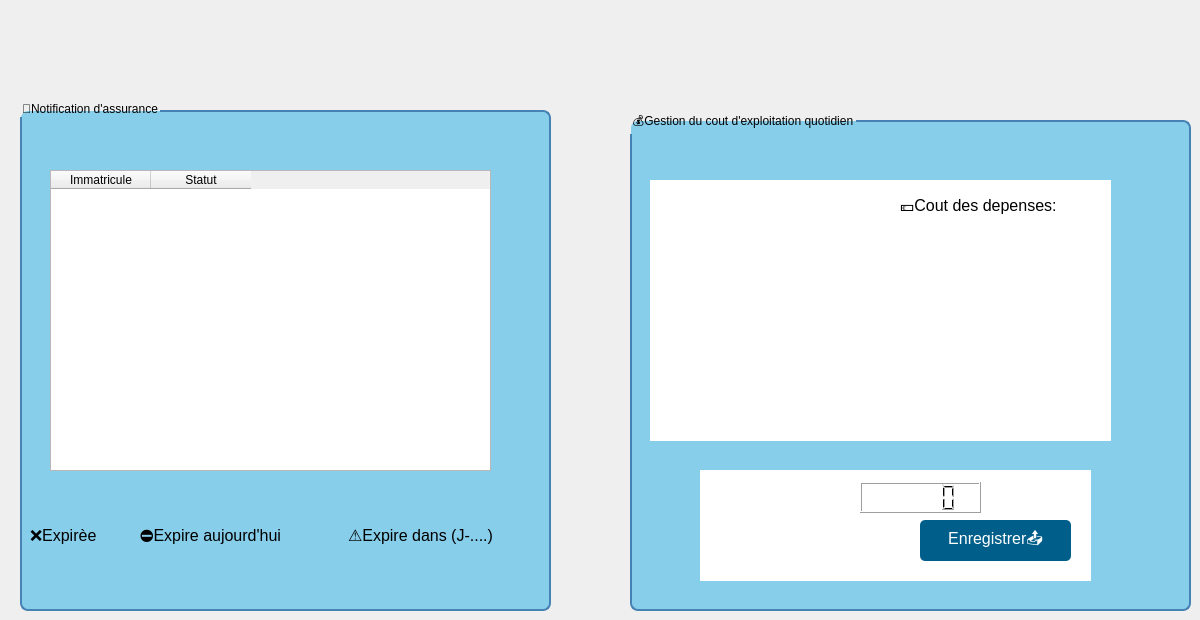
      <widget class="QWidget" name="tab_15">
       <attribute name="title">
        <string>Metiers</string>
       </attribute>
       <widget class="QGroupBox" name="groupBox_6">
        <property name="geometry">
         <rect>
          <x>20</x>
          <y>100</y>
          <width>531</width>
          <height>511</height>
         </rect>
        </property>
        <property name="styleSheet">
         <string notr="true">QGroupBox {
        font: 900 9pt &quot;Segoe UI&quot;;
        font: 900 9pt &quot;Segoe UI&quot;;
        font: 16pt &quot;Segoe UI&quot;;

        background-color: rgb(135, 206, 235);
    border: 2px solid #4682B4;
    border-radius: 8px;
    margin-top: 10px;
}
QPushButton {
    background-color: #4682B4;
    color: white;
    border-radius: 5px;
    padding: 5px;
}
QPushButton:hover {
    background-color: #5A9BD5;
}</string>
        </property>
        <property name="title">
         <string>🔔Notification d'assurance</string>
        </property>
        <widget class="QTableWidget" name="tableWidget_7">
         <property name="geometry">
          <rect>
           <x>30</x>
           <y>70</y>
           <width>441</width>
           <height>301</height>
          </rect>
         </property>
         <column>
          <property name="text">
           <string>Immatricule</string>
          </property>
         </column>
         <column>
          <property name="text">
           <string>Statut</string>
          </property>
         </column>
        </widget>
        <widget class="QLabel" name="label_111">
         <property name="geometry">
          <rect>
           <x>10</x>
           <y>420</y>
           <width>111</width>
           <height>31</height>
          </rect>
         </property>
         <property name="font">
          <font>
           <family>Segoe UI</family>
           <pointsize>12</pointsize>
           <italic>false</italic>
           <bold>false</bold>
          </font>
         </property>
         <property name="text">
          <string>❌Expirèe</string>
         </property>
        </widget>
        <widget class="QLabel" name="label_112">
         <property name="geometry">
          <rect>
           <x>120</x>
           <y>420</y>
           <width>211</width>
           <height>31</height>
          </rect>
         </property>
         <property name="font">
          <font>
           <family>Segoe UI</family>
           <pointsize>12</pointsize>
           <italic>false</italic>
           <bold>false</bold>
          </font>
         </property>
         <property name="text">
          <string>⛔Expire aujourd'hui</string>
         </property>
        </widget>
        <widget class="QLabel" name="label_113">
         <property name="geometry">
          <rect>
           <x>328</x>
           <y>420</y>
           <width>201</width>
           <height>31</height>
          </rect>
         </property>
         <property name="font">
          <font>
           <family>Segoe UI</family>
           <pointsize>12</pointsize>
           <italic>false</italic>
           <bold>false</bold>
          </font>
         </property>
         <property name="text">
          <string>⚠️Expire dans (J-....)</string>
         </property>
        </widget>
       </widget>
       <widget class="QGroupBox" name="groupBox_7">
        <property name="geometry">
         <rect>
          <x>630</x>
          <y>110</y>
          <width>561</width>
          <height>501</height>
         </rect>
        </property>
        <property name="styleSheet">
         <string notr="true">QGroupBox {
        font: 900 9pt &quot;Segoe UI&quot;;
        font: 900 9pt &quot;Segoe UI&quot;;
        font: 16pt &quot;Segoe UI&quot;;

        background-color: rgb(135, 206, 235);
    border: 2px solid #4682B4;
    border-radius: 8px;
    margin-top: 10px;
}
QPushButton {
    background-color: #4682B4;
    color: white;
    border-radius: 5px;
    padding: 5px;
}
QPushButton:hover {
    background-color: #5A9BD5;
}</string>
        </property>
        <property name="title">
         <string>💰Gestion du cout d'exploitation quotidien</string>
        </property>
        <widget class="QLabel" name="label_114">
         <property name="geometry">
          <rect>
           <x>30</x>
           <y>80</y>
           <width>141</width>
           <height>21</height>
          </rect>
         </property>
         <property name="font">
          <font>
           <family>Segoe UI</family>
           <pointsize>12</pointsize>
           <italic>false</italic>
           <bold>false</bold>
          </font>
         </property>
         <property name="text">
          <string>🔢Immatricule  :</string>
         </property>
        </widget>
        <widget class="QLineEdit" name="lineEdit_33">
         <property name="geometry">
          <rect>
           <x>50</x>
           <y>110</y>
           <width>141</width>
           <height>22</height>
          </rect>
         </property>
        </widget>
        <widget class="QLabel" name="label_115">
         <property name="geometry">
          <rect>
           <x>30</x>
           <y>160</y>
           <width>91</width>
           <height>21</height>
          </rect>
         </property>
         <property name="font">
          <font>
           <family>Segoe UI</family>
           <pointsize>12</pointsize>
           <italic>false</italic>
           <bold>false</bold>
          </font>
         </property>
         <property name="text">
          <string>📝Le jour :</string>
         </property>
        </widget>
        <widget class="QDateEdit" name="dateEdit_7">
         <property name="geometry">
          <rect>
           <x>50</x>
           <y>200</y>
           <width>141</width>
           <height>22</height>
          </rect>
         </property>
        </widget>
        <widget class="QCheckBox" name="checkBox_33">
         <property name="geometry">
          <rect>
           <x>280</x>
           <y>130</y>
           <width>91</width>
           <height>20</height>
          </rect>
         </property>
         <property name="font">
          <font>
           <family>Segoe UI</family>
           <pointsize>12</pointsize>
           <italic>false</italic>
           <bold>false</bold>
          </font>
         </property>
         <property name="text">
          <string>Carburant</string>
         </property>
        </widget>
        <widget class="QCheckBox" name="checkBox_34">
         <property name="geometry">
          <rect>
           <x>280</x>
           <y>160</y>
           <width>101</width>
           <height>20</height>
          </rect>
         </property>
         <property name="font">
          <font>
           <family>Segoe UI</family>
           <pointsize>12</pointsize>
           <italic>false</italic>
           <bold>false</bold>
          </font>
         </property>
         <property name="text">
          <string>Assurance</string>
         </property>
        </widget>
        <widget class="QCheckBox" name="checkBox_35">
         <property name="geometry">
          <rect>
           <x>280</x>
           <y>190</y>
           <width>81</width>
           <height>20</height>
          </rect>
         </property>
         <property name="font">
          <font>
           <family>Segoe UI</family>
           <pointsize>12</pointsize>
           <italic>false</italic>
           <bold>false</bold>
          </font>
         </property>
         <property name="text">
          <string>Entrtien</string>
         </property>
        </widget>
        <widget class="QCheckBox" name="checkBox_36">
         <property name="geometry">
          <rect>
           <x>280</x>
           <y>220</y>
           <width>101</width>
           <height>31</height>
          </rect>
         </property>
         <property name="font">
          <font>
           <family>Segoe UI</family>
           <pointsize>12</pointsize>
           <italic>false</italic>
           <bold>false</bold>
          </font>
         </property>
         <property name="text">
          <string>Lavage</string>
         </property>
        </widget>
        <widget class="QLineEdit" name="lineEdit_34">
         <property name="geometry">
          <rect>
           <x>380</x>
           <y>130</y>
           <width>81</width>
           <height>22</height>
          </rect>
         </property>
        </widget>
        <widget class="QLineEdit" name="lineEdit_35">
         <property name="geometry">
          <rect>
           <x>380</x>
           <y>160</y>
           <width>81</width>
           <height>22</height>
          </rect>
         </property>
        </widget>
        <widget class="QLineEdit" name="lineEdit_36">
         <property name="geometry">
          <rect>
           <x>380</x>
           <y>190</y>
           <width>81</width>
           <height>22</height>
          </rect>
         </property>
        </widget>
        <widget class="QLineEdit" name="lineEdit_37">
         <property name="geometry">
          <rect>
           <x>380</x>
           <y>220</y>
           <width>81</width>
           <height>22</height>
          </rect>
         </property>
        </widget>
        <widget class="QPushButton" name="pushButton_32">
         <property name="geometry">
          <rect>
           <x>160</x>
           <y>270</y>
           <width>261</width>
           <height>31</height>
          </rect>
         </property>
         <property name="font">
          <font>
           <family>Segoe UI</family>
           <pointsize>12</pointsize>
           <italic>false</italic>
           <bold>false</bold>
          </font>
         </property>
         <property name="text">
          <string>Calculer le cout total💲</string>
         </property>
        </widget>
        <widget class="QLabel" name="label_116">
         <property name="geometry">
          <rect>
           <x>80</x>
           <y>365</y>
           <width>151</width>
           <height>31</height>
          </rect>
         </property>
         <property name="font">
          <font>
           <family>Segoe UI</family>
           <pointsize>12</pointsize>
           <italic>false</italic>
           <bold>false</bold>
          </font>
         </property>
         <property name="text">
          <string>Total du jour   =</string>
         </property>
        </widget>
        <widget class="QLCDNumber" name="lcdNumber">
         <property name="geometry">
          <rect>
           <x>230</x>
           <y>372</y>
           <width>121</width>
           <height>31</height>
          </rect>
         </property>
        </widget>
        <widget class="QWidget" name="widget_4" native="true">
         <property name="geometry">
          <rect>
           <x>20</x>
           <y>70</y>
           <width>461</width>
           <height>261</height>
          </rect>
         </property>
         <property name="styleSheet">
          <string notr="true">background-color: rgb(255, 255, 255);</string>
         </property>
         <widget class="QLabel" name="label_117">
          <property name="geometry">
           <rect>
            <x>250</x>
            <y>10</y>
            <width>231</width>
            <height>31</height>
           </rect>
          </property>
          <property name="font">
           <font>
            <family>Segoe UI</family>
            <pointsize>12</pointsize>
            <italic>false</italic>
            <bold>false</bold>
           </font>
          </property>
          <property name="text">
           <string>💶Cout des depenses:</string>
          </property>
         </widget>
        </widget>
        <widget class="QWidget" name="widget_5" native="true">
         <property name="geometry">
          <rect>
           <x>70</x>
           <y>360</y>
           <width>391</width>
           <height>111</height>
          </rect>
         </property>
         <property name="styleSheet">
          <string notr="true">background-color: rgb(255, 255, 255);</string>
         </property>
         <widget class="QPushButton" name="pushButton_33">
          <property name="geometry">
           <rect>
            <x>220</x>
            <y>50</y>
            <width>151</width>
            <height>41</height>
           </rect>
          </property>
          <property name="font">
           <font>
            <family>Segoe UI</family>
            <pointsize>12</pointsize>
            <italic>false</italic>
            <bold>false</bold>
           </font>
          </property>
          <property name="styleSheet">
           <string notr="true">background-color: rgb(0, 94, 138);</string>
          </property>
          <property name="text">
           <string>Enregistrer📤</string>
          </property>
         </widget>
        </widget>
        <zorder>label_114</zorder>
        <zorder>lineEdit_33</zorder>
        <zorder>label_115</zorder>
        <zorder>dateEdit_7</zorder>
        <zorder>checkBox_33</zorder>
        <zorder>checkBox_34</zorder>
        <zorder>checkBox_35</zorder>
        <zorder>checkBox_36</zorder>
        <zorder>lineEdit_34</zorder>
        <zorder>lineEdit_35</zorder>
        <zorder>lineEdit_36</zorder>
        <zorder>lineEdit_37</zorder>
        <zorder>pushButton_32</zorder>
        <zorder>label_116</zorder>
        <zorder>widget_4</zorder>
        <zorder>widget_5</zorder>
        <zorder>lcdNumber</zorder>
       </widget>
      </widget>
